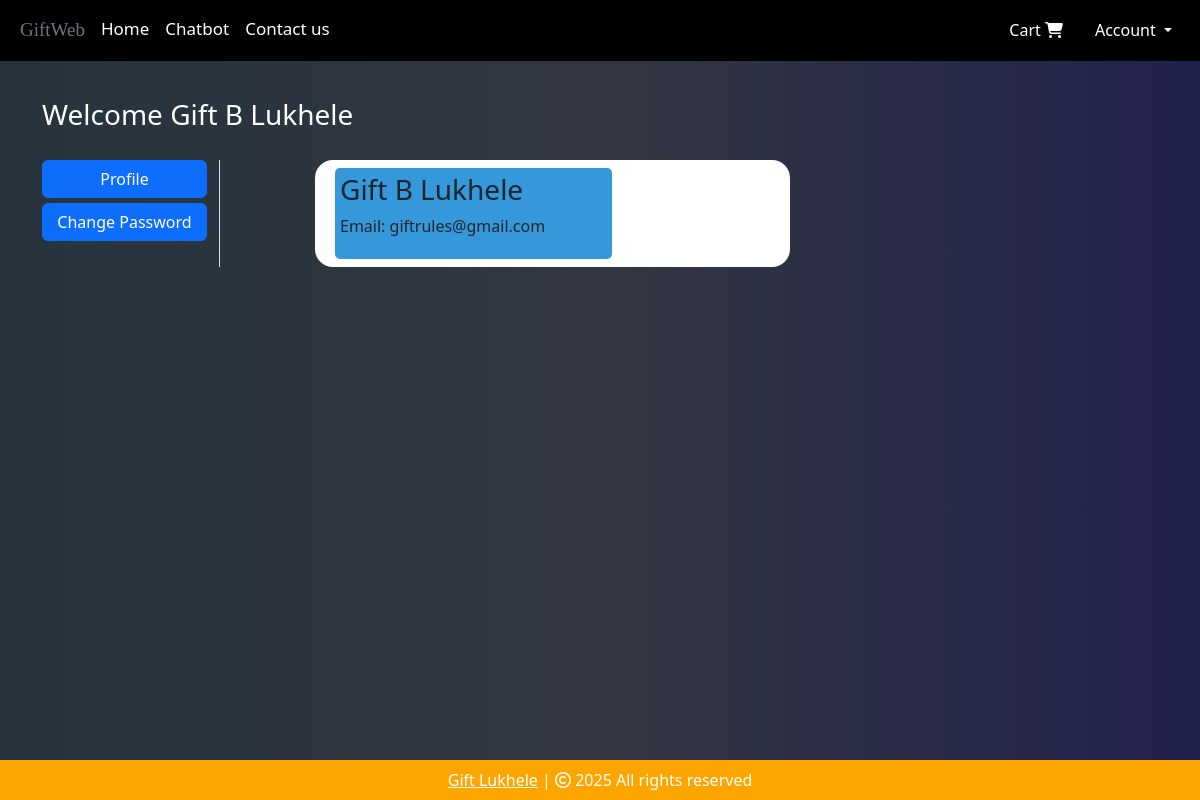
The app's page /profile/1 (signed in) with its own data.
### mywebapp/models.py (models this page shows, shortened)
class Customer(db.Model, UserMixin):
    __tablename__ = 'customers'
    customer_id = db.Column(db.Integer, primary_key=True, autoincrement=True)
    first_name = db.Column(db.String(100), nullable=False)
    last_name = db.Column(db.String(100), nullable=False)
    email = db.Column(db.String(100), unique=True, nullable=False)
    password_hash = db.Column(db.String(150), nullable=False)
    created_at = db.Column(db.DateTime, default=datetime.utcnow)
    usertype= db.Column(db.Integer)
    reviews = db.relationship('ChatbotReview', backref='customer')
    orders = db.relationship('Order', backref='customer')
    cart = db.relationship('Cart', uselist=False, backref='customer')
    @property
    def password(self):
        raise AttributeError('Password is not a readable Attribute')

### mywebapp/auth.py (the view)
@auth.route('/profile/<int:customer_id>')
@login_required
def profile(customer_id):
    customer = Customer.query.get(customer_id)
    print(customer.first_name)
    return render_template('profile.html', customer=customer)

### mywebapp/templates/profile.html (shortened to what this page needs)
{% extends 'base.html' %}
{% block body %}
<div class="container my-5" style="margin-top: 15px">
    <div class="row">
        <h3 style="color: white;">Welcome <span class="text-capitalize">{{ customer.first_name }} {{ customer.last_name }}</span></h3>
        <div class="col-sm-2 border-end" style="margin-top: 20px;">
            <ul class="list-unstyled">
                <li class="d-grid"><a href="#" class="btn btn-primary">Profile</a></li>
                <li class="d-grid"><a href="/change-password/{{ customer.customer_id }}" class="btn btn-primary" style="margin-top: 5px;">Change Password</a></li>
            </ul>
        </div>
        <div class="col-sm-5 offset-sm-1" style="background-color: white; border-radius: 18px; margin-top: 20px;">
            <div class="row">
                <div class="col-sm-8">
                    <div class="cart-card m-2">
                        <h3>{{ customer.first_name }} {{ customer.last_name }}</h3>
                        <p>Email: {{ customer.email }}</p>
                    </div>
                </div>
            </div>
        </div>
    </div>
</div>
{% endblock %}

### mywebapp/static/css/style.css (style rules this page uses)
html, body { height: 100%; margin: 0; padding: 0; display: flex; flex-direction: column; background: linear-gradient(to right, rgb(38, 51, 61), rgb(50, 55, 65), rgb(33, 33, 78)); }
.cart-card { border-radius: 5px !important; padding-left: 5px; padding-right: 5px; padding-top: 5px; padding-bottom: 5px; background-color: rgba(52, 152, 219);!important; }
.container { align-content: center; }

### records on screen
Customer: first_name "Gift B", last_name "Lukhele", email "giftrules@gmail.com"
